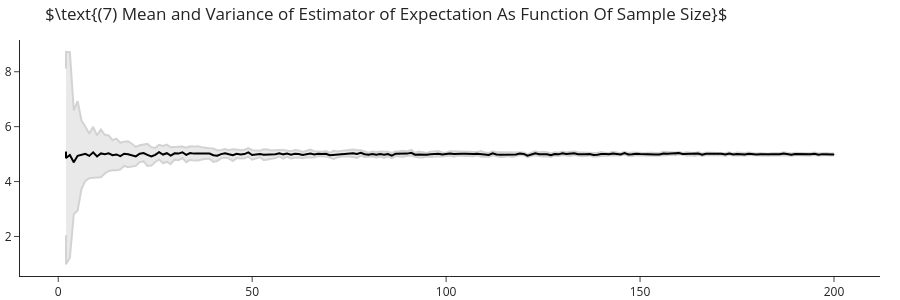

Notebook code cell kept with this figure:
### Markdown cell above
Now let's observe another importent property of this estimator for the expectation $\hat\mu$:
$$Var\left(\hat\mu \right) \overset{m \rightarrow \infty}{\rightarrow} 0$$

Meaning, that as the number of samples increase, not just that out estimation of $\mu$ is closer to the real value, but also the variance of this estimation (how will it differ given a different set of $m$ data-points) decreases. In other words, our **confidence** in our estimation increases.

To measure the variance of an estimator we need simulations. In is not enough to sample $m$ samples from the distributions, but also repeat this process $N$ times. For each $m$, we ends up with $N$ different values of $\hat\mu$, over which we can compute the variance of estimation.

This variance is often visualized as an upper and lower bounds around the average estimation of the estimator. This is what is known as a **confidence interval**.

### Code cell
N = 100

estimations = np.zeros((len(ms), N))
for i, m in enumerate(ms):
    estimations[i,:] = np.array([np.mean(np.random.normal(mu, sigma, m)) for _ in range(N)])
    
means = estimations.mean(axis=1)
variances = estimations.var(ddof=1, axis=1)

go.Figure([go.Scatter(x=ms, y=means-2*variances, fill=None, mode="lines", line=dict(color="lightgrey"), showlegend=False),
           go.Scatter(x=ms, y=means+2*variances, fill='tonexty', mode="lines", line=dict(color="lightgrey"), showlegend=False),
           go.Scatter(x=ms, y=means, mode="markers+lines", marker=dict(color="black",size=1), showlegend=False)],
         layout=go.Layout(title=r"$\text{(7) Mean and Variance of Estimator of Expectation As Function Of Sample Size}$",
                         height=300)).show()

### Figure 1 — Plotly figure (JSON) as saved in the notebook; plotly's stock layout.template omitted (floating-point values rounded to 4 significant figures; data arrays with more than 128 entries replaced by an {"elided": "..."} marker saying what was removed)
{"data": [{"line": {"color": "lightgrey"}, "mode": "lines", "showlegend": false, "type": "scatter", "x": {"elided": "200 int values"}, "y": {"elided": "200 float values"}}, {"fill": "tonexty", "line": {"color": "lightgrey"}, "mode": "lines", "showlegend": false, "type": "scatter", "x": {"elided": "200 int values"}, "y": {"elided": "200 float values"}}, {"marker": {"color": "black", "size": 1}, "mode": "markers+lines", "showlegend": false, "type": "scatter", "x": {"elided": "200 int values"}, "y": {"elided": "200 float values"}}], "layout": {"height": 300, "title": {"text": "$\\text{(7) Mean and Variance of Estimator of Expectation As Function Of Sample Size}$"}}}
